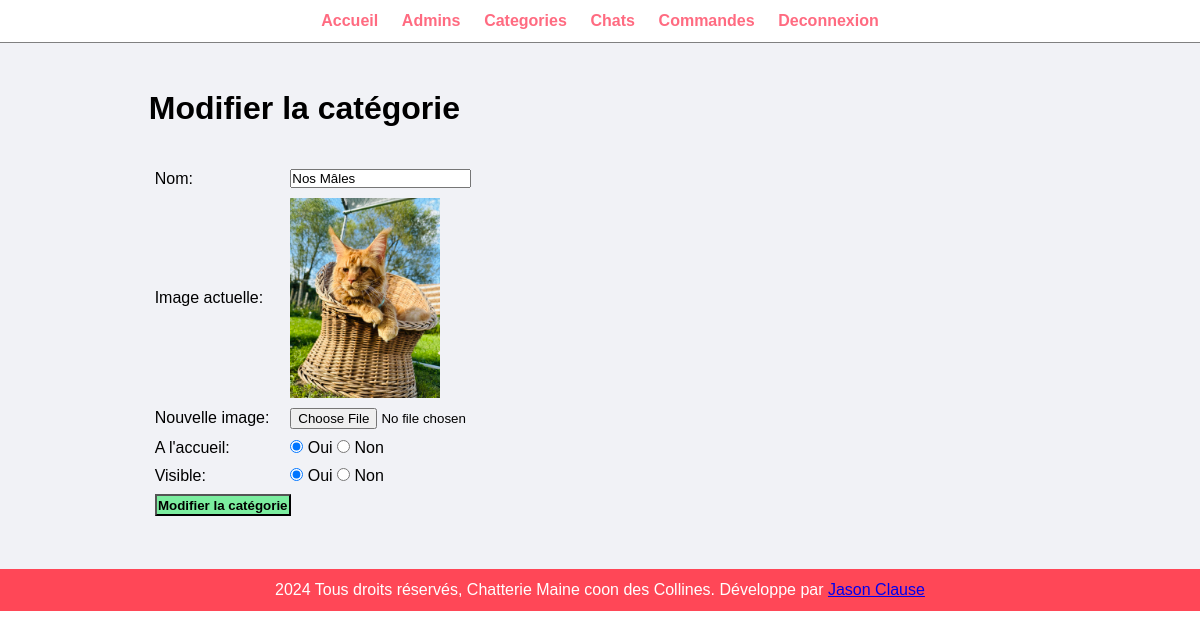
The page /admin/update-categorie.php?id=1 (signed in) on the database its author committed.
### tables this page shows
create table if not exists `grL_Categorie`(
  `id` smallint unsigned not null auto_increment,
  `nom` varchar(50) not null,
  `nom_image` varchar(255) not null,
  `featured` boolean not null,
  `active` boolean not null,

  primary key(`id`)
);

### admin/update-categorie.php (the view, shortened to what this page needs)
<?php include("partials/menu.php"); ?>
  <div class="main-content">
    <div class="wrapper">
      <h1>Modifier la catégorie</h1><br/><br/>
      <?php
        $id=$_GET['id'];
        if(isset($id)){
          $sql="SELECT * FROM grL_Categorie WHERE id=$id";
          $res=mysqli_query($conn,$sql);
          if($res==true){
            $count= mysqli_num_rows($res);
            if($count==1){
              $row= mysqli_fetch_assoc($res);
              $nom = $row['nom'];
							$nom_image = $row['nom_image'];
              $featured = $row['featured'];
              $active = $row['active'];
            }else{
              $_SESSION['update'] = "<div class='error'>La catégorie n'a pas été trouvée.</div>";
              header('location:'.SITEURL.'admin/manage-categorie.php');
            }
          }
        } else {
          header('location:'.SITEURL.'admin/manage-categorie.php');
        }
?>
      <form action="" method="POST" enctype="multipart/form-data">
        <table class="tbl-30">
            <tr>
              <td>Nom:</td>
              <td><input type="text" name="nom" placeholder="New category title" value="<?php echo $nom; ?>"></td>
            </tr>
            <tr>
              <td>Image actuelle:</td>
              <td><?php
                  if($nom_image!=""){
                    ?>
                    <img src="<?php echo SITEURL; ?>images/categories/<?php echo $nom_image; ?>" width="150px">
                    <?php
                  }else{
                    echo "<div class='error'>Pas d'image ajoutée.</div>";
                  }
              ?></td>
            </tr>
            <tr>
              <td>Nouvelle image:</td>
              <td>
                <input type="file" name="image">
              </td>
            </tr>
            <tr>
              <td>A l'accueil:</td>
              <td>
                <input <?php if($featured==1){echo "checked";} ?> type="radio" name="featured" value=1> Oui
                <input <?php if($featured==0){echo "checked";} ?> type="radio" name="featured" value=0> Non
              </td>
            </tr>
            <tr>
              <td>Visible:</td>
              <td>
                <input <?php if($active==1){echo "checked";} ?> type="radio" name="active" value=1> Oui
                <input <?php if($active==0){echo "checked";} ?> type="radio" name="active" value=0> Non
              </td>
            </tr>
            <tr>
              <td>
                <input type="submit" name="submit" value="Modifier la catégorie" class="btn-secondary">
              </td>
            </tr>
          </table>
        </form>
    </div>
  </div>
<?php include("partials/footer.php"); ?>

### css/admin.css (style rules this page uses)
* { margin: 0; padding: 0; font-family: Arial, Helvetica, sans-serif; }
.wrapper { padding: 1%; width: 80%; margin: 0 auto; }
.tbl-30 { width: 30%; }
table tr td { padding: 1%; }
.btn-secondary { background-color: #7bed9f; padding: 1%; color: black; text-decoration: none; font-weight: bold; }
.main-content { background-color: #f1f2f6; padding: 3%; }

### rows shown on the page
grl_categorie: nom "Nos Mâles", nom_image (picture), featured "☑", active "☑"
